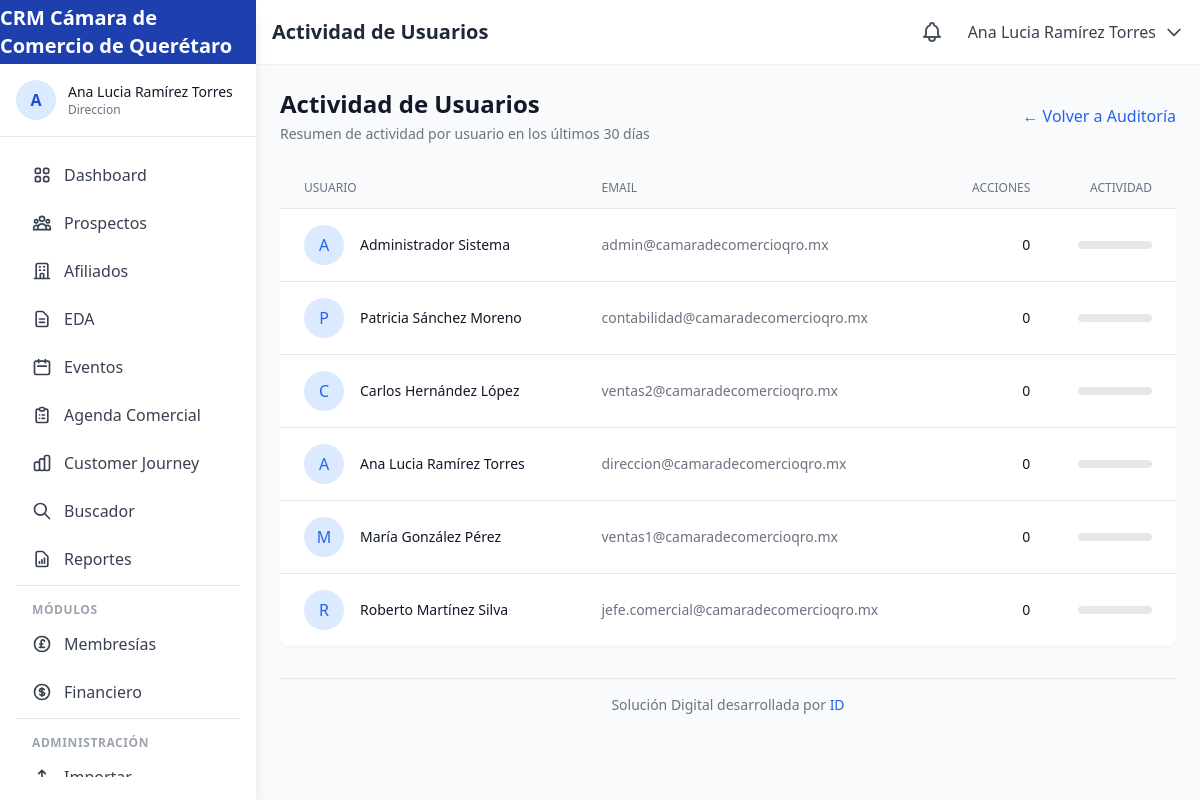
/auditoria/actividad (signed in), run on the app's committed database.
### tables this page shows
CREATE TABLE IF NOT EXISTS `users` (
    `id` INT UNSIGNED AUTO_INCREMENT PRIMARY KEY,
    `role_id` INT UNSIGNED NOT NULL,
    `email` VARCHAR(255) NOT NULL UNIQUE,
    `password` VARCHAR(255) NOT NULL,
    `name` VARCHAR(100) NOT NULL,
    `phone` VARCHAR(20),
    `whatsapp` VARCHAR(20),
    `avatar` VARCHAR(255),
    `is_active` TINYINT(1) DEFAULT 1,
    `last_login` TIMESTAMP NULL,
    `created_at` TIMESTAMP DEFAULT CURRENT_TIMESTAMP,
    `updated_at` TIMESTAMP DEFAULT CURRENT_TIMESTAMP ON UPDATE CURRENT_TIMESTAMP,
    FOREIGN KEY (`role_id`) REFERENCES `roles`(`id`)
);

### app/views/audit/activity.php (the view, shortened to what the rows shown need)
<div class="space-y-6">
    <div class="flex items-center justify-between">
        <div>
            <h2 class="text-2xl font-bold text-gray-900">Actividad de Usuarios</h2>
        </div>
    </div>
    <div class="bg-white rounded-lg shadow-sm overflow-hidden">
        <div class="overflow-x-auto">
            <table class="min-w-full divide-y divide-gray-200">
                <thead class="bg-gray-50">
                    <tr>
                        <th class="px-6 py-3 text-left text-xs font-medium text-gray-500 uppercase">Usuario</th>
                        <th class="px-6 py-3 text-left text-xs font-medium text-gray-500 uppercase">Email</th>
                        <th class="px-6 py-3 text-right text-xs font-medium text-gray-500 uppercase">Acciones</th>
                        <th class="px-6 py-3 text-right text-xs font-medium text-gray-500 uppercase">Actividad</th>
                    </tr>
                </thead>
                <tbody class="divide-y divide-gray-200">
                    <?php
                    foreach ($userActivity as $user):
                    ?>
                    <tr class="hover:bg-gray-50">
                        <td class="px-6 py-4 whitespace-nowrap">
                            <div class="flex items-center">
                                <div class="flex-shrink-0 h-10 w-10 bg-blue-100 rounded-full flex items-center justify-center">
                                    <span class="text-blue-600 font-medium">
                                        <?php echo mb_substr($user['name'], 0, 1, 'UTF-8'); ?>
                                    </span>
                                </div>
                                <div class="ml-4">
                                    <p class="text-sm font-medium text-gray-900">
                                        <?php echo htmlspecialchars($user['name']); ?>
                                    </p>
                                </div>
                            </div>
                        </td>
                        <td class="px-6 py-4 whitespace-nowrap text-sm text-gray-500">
                            <?php echo htmlspecialchars($user['email']); ?>
                        </td>
                        <td class="px-6 py-4 whitespace-nowrap text-sm font-medium text-gray-900 text-right">
                            <?php echo number_format($user['action_count']); ?>
                        </td>
                        <td class="px-6 py-4 whitespace-nowrap">
                            <div class="flex items-center">
                                <div class="flex-1 h-2 bg-gray-200 rounded-full overflow-hidden">
                                </div>
                            </div>
                        </td>
                    </tr>
                    <?php endforeach; ?>
                </tbody>
            </table>
        </div>
    </div>
</div>

### data on the page
users: name "A", name "Administrador Sistema", email "admin@camaradecomercioqro.mx", action_count "0"
users: name "P", name "Patricia Sánchez Moreno", email "contabilidad@camaradecomercioqro.mx", action_count "0"
users: name "C", name "Carlos Hernández López", email "ventas2@camaradecomercioqro.mx", action_count "0"
users: name "A", name "Ana Lucia Ramírez Torres", email "direccion@camaradecomercioqro.mx", action_count "0"
users: name "M", name "María González Pérez", email "ventas1@camaradecomercioqro.mx", action_count "0"
users: name "R", name "Roberto Martínez Silva", email "jefe.comercial@camaradecomercioqro.mx", action_count "0"

### other printed values
$siteName "CRM Cámara de Comercio de Querétaro"
mb_substr($_SESSION['user_name'] ?? 'U', 0, 1, 'UTF-8') "A"
$_SESSION['user_name'] "Ana Lucia Ramírez Torres"
$_SESSION['user_role'] "Direccion"
$pageTitle "Actividad de Usuarios"
